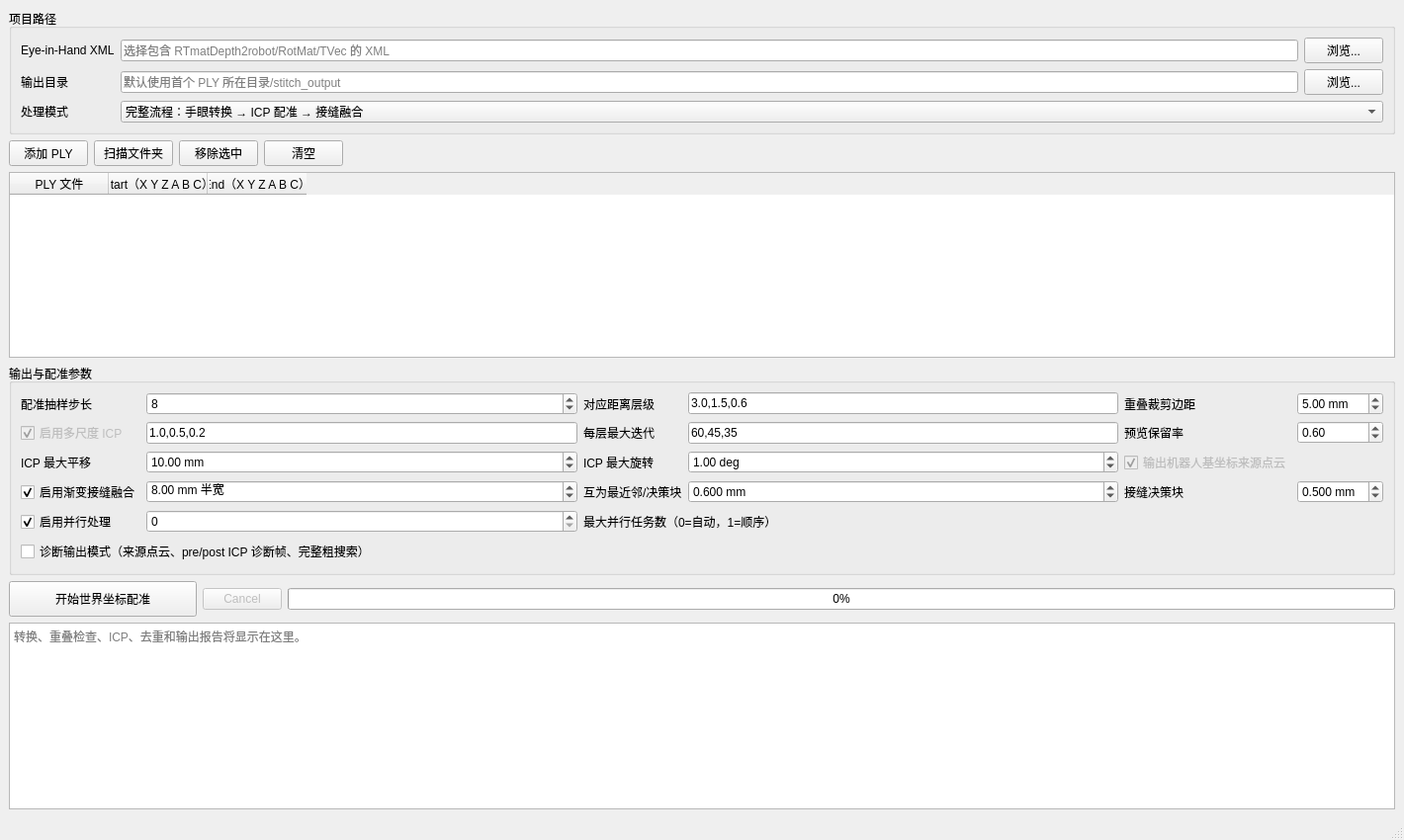
<?xml version="1.0" encoding="UTF-8"?>
<ui version="4.0">
 <class>StitchingWindow</class>
 <widget class="QMainWindow" name="StitchingWindow">
  <property name="geometry"><rect><x>0</x><y>0</y><width>1420</width><height>850</height></rect></property>
  <property name="windowTitle"><string>点云配准工具 - Robot World Stitching</string></property>
  <widget class="QWidget" name="wgt_central">
   <layout class="QVBoxLayout" name="vbl_main">
    <item>
     <widget class="QGroupBox" name="gb_paths">
      <property name="title"><string>项目路径</string></property>
      <layout class="QGridLayout" name="gbl_paths">
       <item row="0" column="0"><widget class="QLabel" name="lbl_calibration"><property name="text"><string>Eye-in-Hand XML</string></property></widget></item>
       <item row="0" column="1"><widget class="QLineEdit" name="le_calibration_path"><property name="placeholderText"><string>选择包含 RTmatDepth2robot/RotMat/TVec 的 XML</string></property></widget></item>
       <item row="0" column="2"><widget class="QPushButton" name="btn_browse_calibration"><property name="text"><string>浏览...</string></property></widget></item>
       <item row="1" column="0"><widget class="QLabel" name="lbl_output"><property name="text"><string>输出目录</string></property></widget></item>
       <item row="1" column="1"><widget class="QLineEdit" name="le_output_directory"><property name="placeholderText"><string>默认使用首个 PLY 所在目录/stitch_output</string></property></widget></item>
       <item row="1" column="2"><widget class="QPushButton" name="btn_browse_output"><property name="text"><string>浏览...</string></property></widget></item>
       <item row="2" column="0"><widget class="QLabel" name="lbl_processing_mode"><property name="text"><string>处理模式</string></property></widget></item>
       <item row="2" column="1" colspan="2">
        <widget class="QComboBox" name="cb_processing_mode">
         <property name="toolTip"><string>仅手眼坐标转换模式不会执行主平面预对齐、ICP 或接缝融合</string></property>
         <item><property name="text"><string>完整流程：手眼转换 → ICP 配准 → 接缝融合</string></property></item>
         <item><property name="text"><string>仅坐标转换：手眼转换 → 直接输出 PLY</string></property></item>
        </widget>
       </item>
      </layout>
     </widget>
    </item>
    <item>
     <layout class="QHBoxLayout" name="hbl_file_actions">
      <item><widget class="QPushButton" name="btn_add_files"><property name="text"><string>添加 PLY</string></property></widget></item>
      <item><widget class="QPushButton" name="btn_add_folder"><property name="text"><string>扫描文件夹</string></property></widget></item>
      <item><widget class="QPushButton" name="btn_remove_rows"><property name="text"><string>移除选中</string></property></widget></item>
      <item><widget class="QPushButton" name="btn_clear_files"><property name="text"><string>清空</string></property></widget></item>
      <item><spacer name="spacer_file_actions"><property name="orientation"><enum>Qt::Horizontal</enum></property><property name="sizeHint"><size><width>40</width><height>20</height></size></property></spacer></item>
     </layout>
    </item>
    <item>
     <widget class="QTableWidget" name="tbl_scans">
      <property name="selectionBehavior"><enum>QAbstractItemView::SelectRows</enum></property>
      <property name="selectionMode"><enum>QAbstractItemView::ExtendedSelection</enum></property>
      <property name="alternatingRowColors"><bool>true</bool></property>
      <property name="columnCount"><number>3</number></property>
      <column><property name="text"><string>PLY 文件</string></property></column>
      <column><property name="text"><string>Start（X Y Z A B C）</string></property></column>
      <column><property name="text"><string>End（X Y Z A B C）</string></property></column>
     </widget>
    </item>
    <item>
     <widget class="QGroupBox" name="gb_options">
      <property name="title"><string>输出与配准参数</string></property>
      <layout class="QGridLayout" name="gbl_options">
       <item row="0" column="0"><widget class="QLabel" name="lbl_sample_stride"><property name="text"><string>配准抽样步长</string></property></widget></item>
       <item row="0" column="1"><widget class="QSpinBox" name="sb_sample_stride"><property name="minimum"><number>1</number></property><property name="maximum"><number>100</number></property><property name="value"><number>8</number></property></widget></item>
       <item row="0" column="2"><widget class="QLabel" name="lbl_correspondence_levels"><property name="text"><string>对应距离层级</string></property></widget></item>
       <item row="0" column="3"><widget class="QLineEdit" name="le_correspondence_distances"><property name="text"><string>3.0,1.5,0.6</string></property></widget></item>
       <item row="0" column="4"><widget class="QLabel" name="lbl_overlap_margin"><property name="text"><string>重叠裁剪边距</string></property></widget></item>
       <item row="0" column="5"><widget class="QDoubleSpinBox" name="dsb_overlap_margin"><property name="suffix"><string> mm</string></property><property name="decimals"><number>2</number></property><property name="minimum"><double>0.0</double></property><property name="maximum"><double>100.0</double></property><property name="value"><double>5.0</double></property></widget></item>
       <item row="1" column="0"><widget class="QCheckBox" name="chk_icp"><property name="text"><string>启用多尺度 ICP</string></property><property name="checked"><bool>true</bool></property><property name="enabled"><bool>false</bool></property></widget></item>
       <item row="1" column="1"><widget class="QLineEdit" name="le_voxel_levels"><property name="text"><string>1.0,0.5,0.2</string></property><property name="toolTip"><string>从粗到细的 point-to-plane ICP 体素层级，单位 mm</string></property></widget></item>
       <item row="1" column="2"><widget class="QLabel" name="lbl_iterations"><property name="text"><string>每层最大迭代</string></property></widget></item>
       <item row="1" column="3"><widget class="QLineEdit" name="le_iterations"><property name="text"><string>60,45,35</string></property><property name="readOnly"><bool>true</bool></property></widget></item>
       <item row="1" column="4"><widget class="QLabel" name="lbl_preview_ratio"><property name="text"><string>预览保留率</string></property></widget></item>
       <item row="1" column="5"><widget class="QDoubleSpinBox" name="dsb_preview_ratio"><property name="decimals"><number>2</number></property><property name="minimum"><double>0.050000000000000</double></property><property name="maximum"><double>1.000000000000000</double></property><property name="singleStep"><double>0.050000000000000</double></property><property name="value"><double>0.600000000000000</double></property></widget></item>
       <item row="2" column="0"><widget class="QLabel" name="lbl_max_translation"><property name="text"><string>ICP 最大平移</string></property></widget></item>
       <item row="2" column="1"><widget class="QDoubleSpinBox" name="dsb_max_translation"><property name="suffix"><string> mm</string></property><property name="minimum"><double>0.100000000000000</double></property><property name="maximum"><double>1000.000000000000000</double></property><property name="value"><double>10.000000000000000</double></property></widget></item>
       <item row="2" column="2"><widget class="QLabel" name="lbl_max_rotation"><property name="text"><string>ICP 最大旋转</string></property></widget></item>
       <item row="2" column="3"><widget class="QDoubleSpinBox" name="dsb_max_rotation"><property name="suffix"><string> deg</string></property><property name="decimals"><number>2</number></property><property name="minimum"><double>0.010000000000000</double></property><property name="maximum"><double>45.000000000000000</double></property><property name="value"><double>1.000000000000000</double></property></widget></item>
       <item row="2" column="4"><widget class="QCheckBox" name="chk_write_sources"><property name="text"><string>输出机器人基坐标来源点云</string></property><property name="checked"><bool>true</bool></property><property name="enabled"><bool>false</bool></property></widget></item>
       <item row="3" column="0"><widget class="QCheckBox" name="chk_seam_fusion"><property name="text"><string>启用渐变接缝融合</string></property><property name="checked"><bool>true</bool></property></widget></item>
       <item row="3" column="1"><widget class="QDoubleSpinBox" name="dsb_seam_half_width"><property name="suffix"><string> mm 半宽</string></property><property name="decimals"><number>2</number></property><property name="minimum"><double>0.100000000000000</double></property><property name="maximum"><double>100.000000000000000</double></property><property name="value"><double>8.000000000000000</double></property></widget></item>
       <item row="3" column="2"><widget class="QLabel" name="lbl_mutual_distance"><property name="text"><string>互为最近邻/决策块</string></property></widget></item>
       <item row="3" column="3"><widget class="QDoubleSpinBox" name="dsb_mutual_distance"><property name="suffix"><string> mm</string></property><property name="decimals"><number>3</number></property><property name="minimum"><double>0.010000000000000</double></property><property name="maximum"><double>10.000000000000000</double></property><property name="value"><double>0.600000000000000</double></property></widget></item>
       <item row="3" column="4"><widget class="QLabel" name="lbl_decision_voxel"><property name="text"><string>接缝决策块</string></property></widget></item>
       <item row="3" column="5"><widget class="QDoubleSpinBox" name="dsb_decision_voxel"><property name="suffix"><string> mm</string></property><property name="decimals"><number>3</number></property><property name="minimum"><double>0.010000000000000</double></property><property name="maximum"><double>10.000000000000000</double></property><property name="value"><double>0.500000000000000</double></property></widget></item>
       <item row="4" column="0"><widget class="QCheckBox" name="chk_parallel_processing"><property name="text"><string>启用并行处理</string></property><property name="checked"><bool>true</bool></property><property name="toolTip"><string>并行读取/坐标转换、相邻帧预检查和接缝带分析；ICP 矩阵仍按扫描顺序累积。</string></property></widget></item>
       <item row="4" column="1"><widget class="QSpinBox" name="sb_parallel_tasks"><property name="toolTip"><string>0 表示自动，最多使用 4 个工作任务；1 强制顺序执行。</string></property><property name="minimum"><number>0</number></property><property name="maximum"><number>32</number></property><property name="value"><number>0</number></property></widget></item>
       <item row="4" column="2" colspan="4"><widget class="QLabel" name="lbl_parallel_tasks"><property name="text"><string>最大并行任务数（0=自动，1=顺序）</string></property></widget></item>
       <item row="5" column="0" colspan="6">
        <widget class="QCheckBox" name="chk_diagnostic_output">
         <property name="toolTip"><string>标准模式只输出正式合并点云、.pcvmap 与报告，配准采用平衡策略（默认关闭昂贵粗搜索，仅按需触发）。诊断模式额外输出逐帧来源 PLY、pre/post ICP 诊断帧 PLY，并重新开启完整粗搜索（切向粗对齐 + 大范围结构诊断）。</string></property>
         <property name="text"><string>诊断输出模式（来源点云、pre/post ICP 诊断帧、完整粗搜索）</string></property>
        </widget>
       </item>
      </layout>
     </widget>
    </item>
    <item>
     <layout class="QHBoxLayout" name="hbl_run">
      <item><widget class="QPushButton" name="btn_start"><property name="text"><string>开始世界坐标配准</string></property><property name="minimumSize"><size><width>190</width><height>36</height></size></property></widget></item>
      <item><widget class="QPushButton" name="btn_cancel"><property name="text"><string>Cancel</string></property><property name="enabled"><bool>false</bool></property></widget></item>
      <item><widget class="QProgressBar" name="pbar_progress"><property name="value"><number>0</number></property></widget></item>
     </layout>
    </item>
    <item><widget class="QPlainTextEdit" name="pte_log"><property name="readOnly"><bool>true</bool></property><property name="placeholderText"><string>转换、重叠检查、ICP、去重和输出报告将显示在这里。</string></property></widget></item>
   </layout>
  </widget>
  <widget class="QStatusBar" name="statusbar_main"/>
 </widget>
 <resources/>
 <connections/>
</ui>
